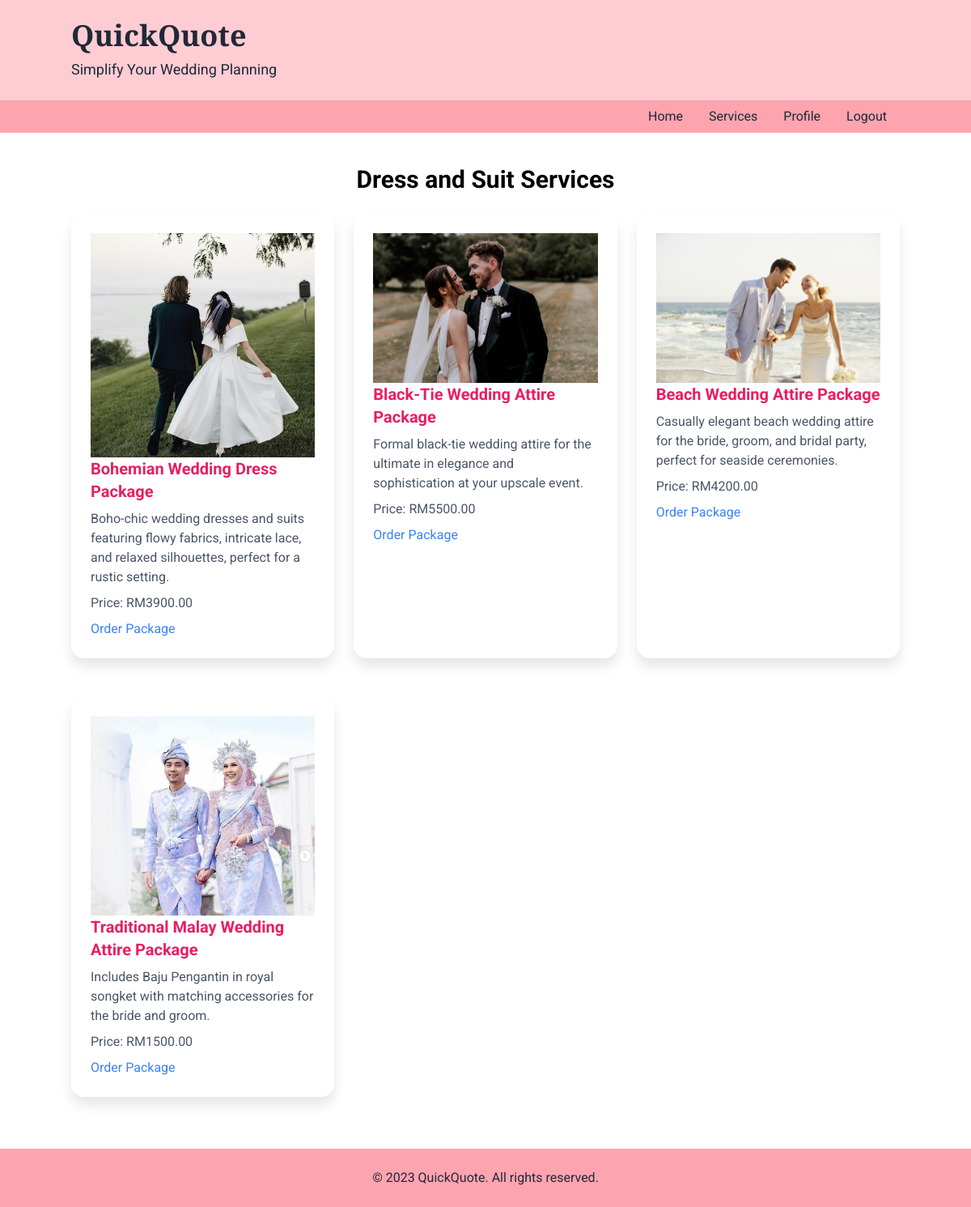
Page /QuickQoute/dress&suite.php on the committed database.
### tables this page shows
CREATE TABLE `packages` (
  `package_id` int(11) NOT NULL,
  `service_id` int(11) DEFAULT NULL,
  `package_name` varchar(100) NOT NULL,
  `description` text DEFAULT NULL,
  `price` decimal(10,2) NOT NULL,
  `image_url` varchar(255) DEFAULT NULL,
  `created_at` timestamp NOT NULL DEFAULT current_timestamp()
);

### QuickQoute/dress&suite.php (the view, shortened to what this page needs)
<html>
<head>
    <script src="https://cdn.tailwindcss.com"></script>
    <link href="https://cdnjs.cloudflare.com/ajax/libs/font-awesome/5.15.3/css/all.min.css" rel="stylesheet"/>
</head>
<body>
    <header class="bg-rose-200 text-gray-800 py-6">
        <div class="container mx-auto text-left">
            <h1 class="text-4xl font-bold" style="font-family: 'Playfair Display', serif;">QuickQuote</h1>
            <p class="text-lg mt-2">Simplify Your Wedding Planning</p>
        </div>
    </header>
    <nav class="bg-rose-300">
   <div class="container mx-auto flex justify-end">
    <a class="text-gray-800 px-4 py-2 hover:bg-rose-400" href="dashboard.php">
     Home
    </a>
    <a class="text-gray-800 px-4 py-2 hover:bg-rose-400" href="service.php">
     Services
    </a>
    <a class="text-gray-800 px-4 py-2 hover:bg-rose-400" href="customerprofile.php">
     Profile
    </a>
    <a class="text-gray-800 px-4 py-2 hover:bg-rose-400" href="index.php">
     Logout
    </a>
   </div>
  </nav>
    <main class="container mx-auto py-10">
        <h2 class="text-3xl font-bold mb-6 text-center">Dress and Suit Services</h2>
        <div class="grid grid-cols-1 md:grid-cols-2 lg:grid-cols-3 gap-6">
            <?php
            include 'db.php';
            $dress_suit_service_id = 10;
            $query = "SELECT * FROM packages WHERE service_id = ?";
            $stmt = $conn->prepare($query);
            $stmt->bind_param("i", $dress_suit_service_id);
            $stmt->execute();
            $result = $stmt->get_result();
            while ($package = $result->fetch_assoc()) {
                echo '<div class="service-card fade-in">';
                if (!empty($package['image_url'])) {
                    echo '<img src="' . htmlspecialchars($package['image_url']) . '" alt="Image of ' . htmlspecialchars($package['package_name']) . '">';
                }
                echo '<h3 class="text-xl font-bold mb-2">' . htmlspecialchars($package['package_name']) . '</h3>';
                echo '<p class="text-gray-700 mb-2">' . htmlspecialchars($package['description']) . '</p>';
                echo '<p class="text-gray-700 mb-2">Price: RM' . htmlspecialchars($package['price']) . '</p>';
                echo '<a class="text-blue-600 hover:underline" href="orderdetails.php?package_id=' . htmlspecialchars($package['package_id']) . '">Order Package</a>';
                echo '</div>';
            }
            ?>
        </div>
    </main>
    <footer class="bg-rose-300 text-gray-800 py-6 mt-auto">
        <div class="container mx-auto text-center">
            <p>© 2023 QuickQuote. All rights reserved.</p>
        </div>
    </footer>
</body>
</html>

### QuickQoute/dress&suite.php (style rules this page uses)
body { font-family: 'Roboto', sans-serif; display: flex; flex-direction: column; min-height: 100vh; background-image: url('https://storage.googleapis.com/a1aa/image/wedding-background.jpg'); background-size: cover; background-attachment: fixed; }
.fade-in { animation: fadeIn 1s ease-in-out; }
.service-card { background: rgba(255, 255, 255, 0.9); padding: 1.5rem; border-radius: 1rem; box-shadow: 0 10px 15px rgba(0, 0, 0, 0.1); margin-bottom: 1.5rem; transition: transform 0.3s ease, box-shadow 0.3s ease; }
.service-card h3 { color: #e91e63; }
.service-card p { color: #4A5568; }
.service-card a { color: #3b82f6; }

### rows in the picture
packages: image_url (picture), package_name "Bohemian Wedding Dress Package", description "Boho-chic wedding dresses and suits featuring flowy fabrics, intricate lace, and relaxed silhouettes, perfect for a rustic setting.", price "3900.00"
packages: image_url (picture), package_name "Black-Tie Wedding Attire Package", description "Formal black-tie wedding attire for the ultimate in elegance and sophistication at your upscale event.", price "5500.00"
packages: image_url (picture), package_name "Beach Wedding Attire Package", description "Casually elegant beach wedding attire for the bride, groom, and bridal party, perfect for seaside ceremonies.", price "4200.00"
packages: image_url (picture), package_name "Traditional Malay Wedding Attire Package", description "Includes Baju Pengantin in royal songket with matching accessories for the bride and groom.", price "1500.00"
